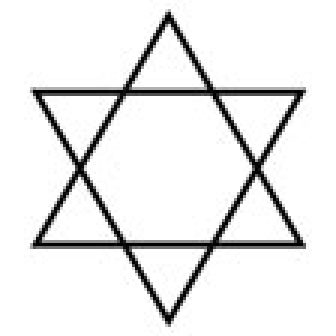
#> input picture test.png, 112 x 112 px, found by its file name (shown 3 times larger)
$ python main.py
#> lines starting #> are read from the running program, lines starting #| are printed output that depends on the picture; after the words box and inside, x2 and y2 are one past the last pixel; in counts of white or black regions, pixels touching at a corner belong together
import os
import sys
import cv2
import numpy as np
import matplotlib.pyplot as plt
from collections import deque

def generate_point_queue(image_path, epsilon_val=5.0):
#> called with image_path = 'image/test.png', epsilon_val = 8
    if not os.path.exists(image_path):
        print(f"エラー: ファイル '{image_path}' が見つかりません。")
        return None

    img = cv2.imread(image_path, cv2.IMREAD_GRAYSCALE)
#> img is the input picture: shape (112, 112); min 0, max 255, mean 233.6
    if img is None:
        print(f"エラー: 画像をデコードできませんでした。")
        return None

    # 二値化と細線化
    _, thresh = cv2.threshold(img, 127, 255, cv2.THRESH_BINARY_INV)
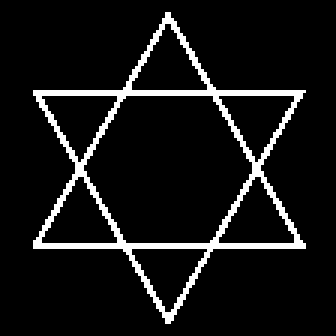
#> thresh: shape (112, 112) (shown 3 times larger); 8.3% white in thin lines or dots, all inside (x1, y1, x2, y2) = (11, 4, 102, 108)
    try:
        skeleton = cv2.ximgproc.thinning(thresh)
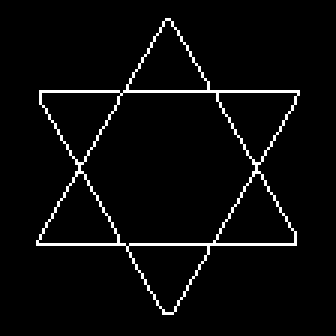
#> skeleton: shape (112, 112) (shown 3 times larger); 3.7% white in thin lines or dots, all inside (x1, y1, x2, y2) = (12, 6, 100, 105)
    except AttributeError:
        kernel = np.ones((3,3), np.uint8)
        skeleton = cv2.erode(thresh, kernel, iterations=1)

    contours, _ = cv2.findContours(skeleton, cv2.RETR_LIST, cv2.CHAIN_APPROX_NONE)
#> contours = 8 contours; box (x1, y1, x2, y2) and area: (12, 6, 100, 105) 4499, (26, 30, 86, 83) 2263, (13, 30, 41, 55) 376, (72, 30, 100, 55) 374, (42, 81, 70, 105) 370, (71, 57, 99, 82) 368, (12, 57, 40, 82) 368, (42, 6, 70, 31) 365

    point_queue = deque()
    processed_endpoints = []
    tolerance = 10.0  # 往復判定の許容誤差（ピクセル）
    threshold = 10.0 # 重複パス判定の閾値

    for cnt in contours:
        approx = cv2.approxPolyDP(cnt, epsilon_val, closed=False)
        if len(approx) < 2:
            continue

        # 現在のパスをリスト化
        this_path = [(int(p[0][0]), int(p[0][1])) for p in approx]

        # 往復判定
        num_pts = len(this_path)
        mid_idx = int(num_pts/ 2)
        is_perfect_return = True

        for i in range(1, mid_idx + 1):
            idx_back = mid_idx - i
            idx_forw = mid_idx + i
            if idx_back < 0 or idx_forw >= num_pts:
                break

            p_back = np.array(this_path[idx_back])
            p_forw = np.array(this_path[idx_forw])

            if np.linalg.norm(p_back - p_forw) > tolerance:
                is_perfect_return = False
                break

        # 往復パスなら半分（片道）にする。そうでなければ（円など）そのまま。
        final_path = this_path[:mid_idx+1] if is_perfect_return else this_path

        # 重複判定
        start_pt = final_path[0]
        end_pt = final_path[-1]
        is_duplicate = False
        for old_start, old_end in processed_endpoints:
            dist1 = np.linalg.norm(np.array(start_pt) - np.array(old_start))
            dist2 = np.linalg.norm(np.array(end_pt) - np.array(old_end))
            dist3 = np.linalg.norm(np.array(start_pt) - np.array(old_end))
            dist4 = np.linalg.norm(np.array(end_pt) - np.array(old_start))

            if (dist1 < threshold and dist2 < threshold) or (dist3 < threshold and dist4 < threshold):
                is_duplicate = True
                break

        if is_duplicate:
            continue

        # 結果を登録
        processed_endpoints.append((start_pt, end_pt))
        point_queue.extend(final_path)
        point_queue.append(None) # パスの区切り
#> this loop made 8 passes
#> (num_pts, mid_idx, final_path) on passes 1, 2, 3, 4, 6, 7: (4, 2, [(42, 82), (69, 84), (55, 104), (42, 83)]), (4, 2, [(84, 58), (97, 81), (71, 80), (83, 59)]), (4, 2, [(25, 58), (38, 81), (12, 80), (24, 59)]), (4, 2, [(72, 31), (99, 31), (86, 54), (72, 32)]), (4, 2, [(13, 31), (40, 31), (27, 54), (13, 32)]), (4, 2, [(54, 7), (68, 30), (42, 29), (54, 8)])
#> (num_pts, mid_idx, start_pt, end_pt) on passes 5, 8: (7, 3, (40, 31), (39, 32)), (13, 6, (55, 6), (56, 6))
#> after the loop, processed_endpoints = [((42, 82), (42, 83)), ((84, 58), (83, 59)), ((25, 58), (24, 59)), ((72, 31), (72, 32)), ((40, 31), (39, 32)), ((13, 31), (13, 32)), ((54, 7), (54, 8))]

    return point_queue, img

def visualize_results(point_queue, original_img):
    """
    生成されたキューの内容を可視化(消してもいい)
    """
    if not point_queue:
        return

    plt.figure(figsize=(10, 8))
    plt.imshow(original_img, cmap='gray')

    q_list = list(point_queue)

    curr_x, curr_y = [], []
    point_count = 0

    for p in q_list:
        if p is None:
            plt.plot(curr_x, curr_y, marker='o', markersize=3, linewidth=2, label=f"Path Segment" if point_count==0 else "")
            curr_x, curr_y = [], []
        else:
            curr_x.append(p[0])
            curr_y.append(p[1])
            point_count += 1

    plt.title(f"Generated Path (Total Points: {point_count})")
    plt.xlabel("X [pixel]")
    plt.ylabel("Y [pixel]")
    plt.show()

if __name__ == "__main__":
    image_dir = "image"
    image_filename = sys.argv[1] if len(sys.argv) > 1 else 'test.png'
    target_path = os.path.join(image_dir, image_filename)

    if os.path.exists(target_path):
        # ルート（巡る点を順に格納したキュー)生成
        result = generate_point_queue(target_path, epsilon_val=8.0)

        if result:
            # 出力（x,y)
            q, original_img = result
            temp_q = q.copy()
            while temp_q:
                p = temp_q.popleft()
                if p is not None:
                    print(f"{p}")
#> this loop made 38 passes
#> p on passes 1, 2, 3, 4, 6, 7, 8, 9, 11, 12, 13, 14: (42, 82), (69, 84), (55, 104), (42, 83), (84, 58), (97, 81), (71, 80), (83, 59), (25, 58), (38, 81), (12, 80), (24, 59)
#| (42, 82)
#| (69, 84)
#| (55, 104)
#| (42, 83)
#| (84, 58)
#| (97, 81)
#| (71, 80)
#| (83, 59)
#> (further printed lines are left out)

            # 表示（消してもいい）
            visualize_results(q, original_img)
#> in visualize_results, `plt.show()`:
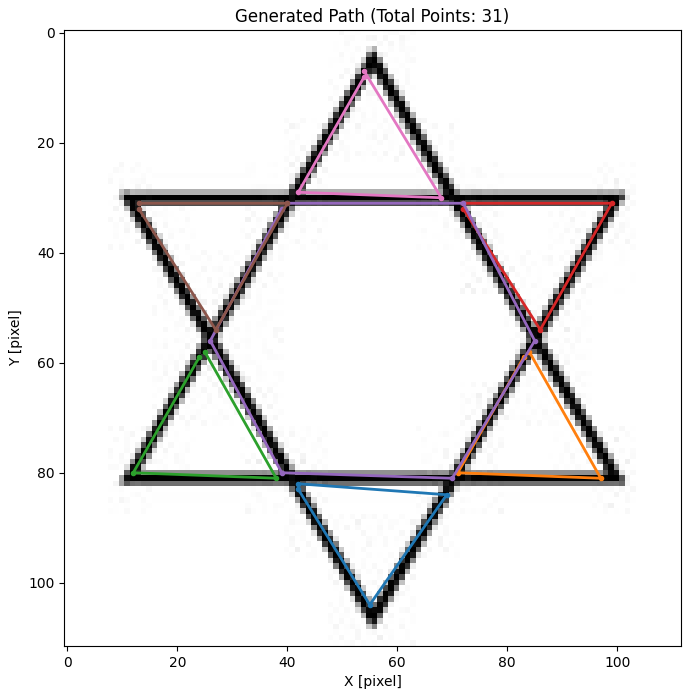
#> figure drawn by matplotlib, 1 panel
